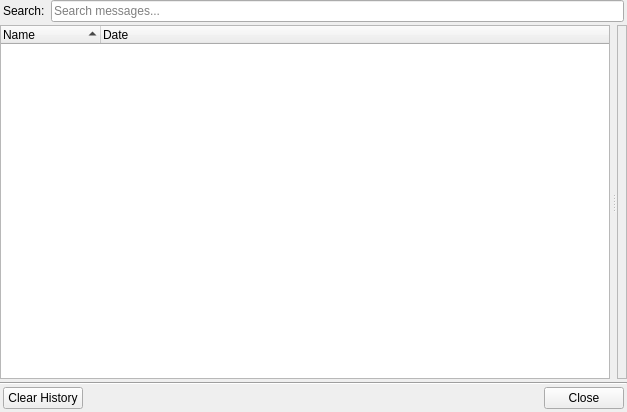
<?xml version="1.0" encoding="UTF-8"?>
<ui version="4.0">
 <class>HistoryWindow</class>
 <widget class="QWidget" name="HistoryWindow">
  <property name="geometry">
   <rect>
    <x>0</x>
    <y>0</y>
    <width>627</width>
    <height>412</height>
   </rect>
  </property>
  <property name="windowTitle">
   <string>Form</string>
  </property>
  <layout class="QVBoxLayout" name="verticalLayout">
   <property name="spacing">
    <number>3</number>
   </property>
   <property name="leftMargin">
    <number>0</number>
   </property>
   <property name="topMargin">
    <number>0</number>
   </property>
   <property name="rightMargin">
    <number>0</number>
   </property>
   <property name="bottomMargin">
    <number>3</number>
   </property>
   <item>
    <layout class="QHBoxLayout" name="searchLayout">
     <property name="leftMargin">
      <number>3</number>
     </property>
     <property name="rightMargin">
      <number>3</number>
     </property>
     <item>
      <widget class="QLabel" name="lblSearch">
       <property name="text">
        <string>Search:</string>
       </property>
      </widget>
     </item>
     <item>
      <widget class="QLineEdit" name="txtSearch">
       <property name="placeholderText">
        <string>Search messages...</string>
       </property>
       <property name="clearButtonEnabled">
        <bool>true</bool>
       </property>
      </widget>
     </item>
    </layout>
   </item>
   <item>
    <widget class="QSplitter" name="splitter">
     <property name="sizePolicy">
      <sizepolicy hsizetype="Expanding" vsizetype="Expanding">
       <horstretch>0</horstretch>
       <verstretch>0</verstretch>
      </sizepolicy>
     </property>
     <property name="orientation">
      <enum>Qt::Horizontal</enum>
     </property>
     <property name="handleWidth">
      <number>7</number>
     </property>
     <property name="childrenCollapsible">
      <bool>false</bool>
     </property>
     <widget class="QTreeWidget" name="tvMsgList">
      <property name="sizePolicy">
       <sizepolicy hsizetype="Preferred" vsizetype="Expanding">
        <horstretch>1</horstretch>
        <verstretch>0</verstretch>
       </sizepolicy>
      </property>
      <property name="alternatingRowColors">
       <bool>true</bool>
      </property>
      <property name="indentation">
       <number>0</number>
      </property>
      <property name="itemsExpandable">
       <bool>false</bool>
      </property>
      <property name="sortingEnabled">
       <bool>true</bool>
      </property>
      <property name="expandsOnDoubleClick">
       <bool>false</bool>
      </property>
      <property name="columnCount">
       <number>2</number>
      </property>
      <column>
       <property name="text">
        <string>Name</string>
       </property>
      </column>
      <column>
       <property name="text">
        <string>Date</string>
       </property>
      </column>
     </widget>
     <widget class="QFrame" name="fraMessageLog">
      <property name="sizePolicy">
       <sizepolicy hsizetype="Expanding" vsizetype="Expanding">
        <horstretch>2</horstretch>
        <verstretch>0</verstretch>
       </sizepolicy>
      </property>
      <property name="frameShape">
       <enum>QFrame::StyledPanel</enum>
      </property>
      <property name="frameShadow">
       <enum>QFrame::Sunken</enum>
      </property>
      <layout class="QHBoxLayout" name="horizontalLayout_2">
       <property name="margin">
        <number>0</number>
       </property>
       <item>
        <layout class="QVBoxLayout" name="logLayout"/>
       </item>
      </layout>
     </widget>
    </widget>
   </item>
   <item>
    <widget class="Line" name="line">
     <property name="maximumSize">
      <size>
       <width>16777215</width>
       <height>2</height>
      </size>
     </property>
     <property name="orientation">
      <enum>Qt::Horizontal</enum>
     </property>
    </widget>
   </item>
   <item>
    <layout class="QHBoxLayout" name="horizontalLayout">
     <property name="leftMargin">
      <number>3</number>
     </property>
     <property name="rightMargin">
      <number>3</number>
     </property>
     <item>
      <widget class="QPushButton" name="btnClearHistory">
       <property name="text">
        <string>Clear History</string>
       </property>
      </widget>
     </item>
     <item>
      <spacer name="horizontalSpacer">
       <property name="orientation">
        <enum>Qt::Horizontal</enum>
       </property>
       <property name="sizeType">
        <enum>QSizePolicy::Expanding</enum>
       </property>
       <property name="sizeHint" stdset="0">
        <size>
         <width>40</width>
         <height>20</height>
        </size>
       </property>
      </spacer>
     </item>
     <item>
      <widget class="QPushButton" name="btnClose">
       <property name="text">
        <string>Close</string>
       </property>
      </widget>
     </item>
    </layout>
   </item>
  </layout>
 </widget>
 <layoutdefault spacing="6" margin="11"/>
  <tabstops>
   <tabstop>txtSearch</tabstop>
   <tabstop>tvMsgList</tabstop>
   <tabstop>btnClose</tabstop>
   <tabstop>btnClearHistory</tabstop>
  </tabstops>
 <resources/>
 <connections>
  <connection>
   <sender>btnClose</sender>
   <signal>clicked()</signal>
   <receiver>HistoryWindow</receiver>
   <slot>close()</slot>
   <hints>
    <hint type="sourcelabel">
     <x>585</x>
     <y>396</y>
    </hint>
    <hint type="destinationlabel">
     <x>313</x>
     <y>205</y>
    </hint>
   </hints>
  </connection>
 </connections>
</ui>
